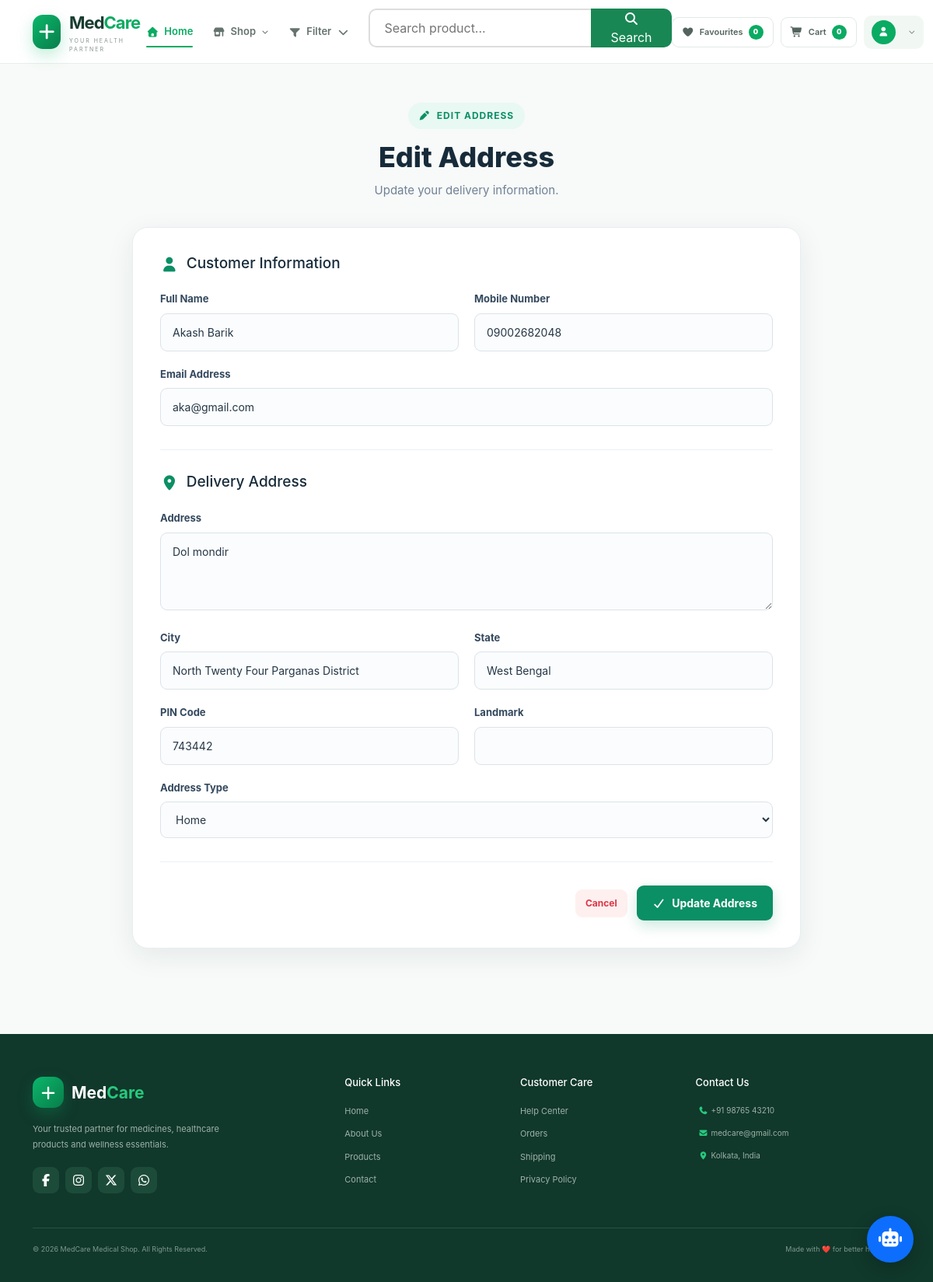
The app's page /edit-address/1/ (signed in) with its own data.
### medical_app/models.py (models this page shows, shortened)
class Medical_Address(models.Model):
    user = models.ForeignKey(User, on_delete=models.CASCADE)
    name = models.CharField(max_length=100)
    mobile = models.CharField(max_length=15)
    email = models.EmailField()
    address = models.TextField()
    city = models.CharField(max_length=100)
    state = models.CharField(max_length=100)
    pincode = models.CharField(max_length=10)
    landmark = models.CharField(max_length=100)
    address_type = models.CharField(max_length=100)
    is_default = models.BooleanField(default=False)
    created_at = models.DateTimeField(auto_now_add=True)

### medical_app/views.py (the view, shortened to what this page needs)
# urls.py: path('edit-address/<int:address_id>/', edit_address, name='edit_address'),
def edit_address(request, address_id):
    address = get_object_or_404(
        Medical_Address,
        id=address_id,
        user=request.user
    )
    context = {
        'address': address
    }
    return render(request,"edit_address.html",context)

### medical_app/templatetags/helper.py (called while the page is built)
@register.simple_tag
def get_favourites_count(userid):
    user = User.objects.filter(id=userid).first()
    favourites_count = Medical_Favourite.objects.filter(user=user).count()
    return favourites_count

@register.simple_tag
def get_cart_count(userid):
    user = User.objects.filter(id=userid).first()
    carts_count = Medical_Cart.objects.filter(user=user).count()
    return carts_count

### medical_app/templates/edit_address.html (shortened to what this page needs)
{% extends "app.html" %}
{% block content %}
<div class="address-form-page">
<div class="form-header">
    <span class="address-badge">
        <i class="fa-solid fa-pen"></i>
        EDIT ADDRESS
    </span>
    <h1>Edit Address</h1>
    <p>Update your delivery information.</p>
</div>
<form method="POST" class="address-form">
    <div class="form-section">
        <h2>
            <i class="fa-solid fa-user"></i>
            Customer Information
        </h2>
        <div class="form-row">
            <div class="form-group">
                <label>Full Name</label>
                <input type="text"
                       name="name"
                       value="{{ address.name }}"
                       required>
            </div>
            <div class="form-group">
                <label>Mobile Number</label>
                <input type="tel"
                       name="mobile"
                       value="{{ address.mobile }}"
                       required>
            </div>
        </div>
        <div class="form-group">
            <label>Email Address</label>
            <input type="email"
                   name="email"
                   value="{{ address.email }}"
                   required>
        </div>
    </div>
    <div class="form-section">
        <h2>
            <i class="fa-solid fa-location-dot"></i>
            Delivery Address
        </h2>
        <div class="form-group">
            <label>Address</label>
            <textarea name="address"
                      rows="3"
                      required>{{ address.address }}</textarea>
        </div>
        <div class="form-row">
            <div class="form-group">
                <label>City</label>
                <input type="text"
                       name="city"
                       value="{{ address.city }}"
                       required>
            </div>
            <div class="form-group">
                <label>State</label>
                <input type="text"
                       name="state"
                       value="{{ address.state }}"
                       required>
            </div>
        </div>
        <div class="form-row">
            <div class="form-group">
                <label>PIN Code</label>
                <input type="text"
                       name="pincode"
                       value="{{ address.pincode }}"
                       required>
            </div>
            <div class="form-group">
                <label>Landmark</label>
                <input type="text"
                       name="landmark"
                       value="{{ address.landmark }}">
            </div>
        </div>
        <div class="form-group">
            <label>Address Type</label>
            <select name="address_type" required>
                <option value="Home"
                    {% if address.address_type == "Home" %}selected{% endif %}>
                    Home
                </option>
            </select>
        </div>
    </div>
    <div class="form-actions">
        <a href="{% url 'manage_address' %}"
           class="cancel-btn">
            Cancel
        </a>
        <button type="submit" class="save-address-btn">
            <i class="fa-solid fa-check"></i>
            Update Address
        </button>
    </div>
</form>
</div>
{% endblock content %}

### medical_app/templates/app.html (shortened to what this page needs)
{% load static %}
{% load helper %}
<!DOCTYPE html>
<html lang="en">
    <head>
        <link rel="stylesheet"
            href="https://cdn.jsdelivr.net/npm/bootstrap-icons@1.5.0/font/bootstrap-icons.css">
        <link rel="stylesheet"
            href="https://cdnjs.cloudflare.com/ajax/libs/font-awesome/7.3.1/css/all.min.css"
>
        <link
            href="https://cdn.jsdelivr.net/npm/bootstrap@5.2.3/dist/css/bootstrap.min.css"
            rel="stylesheet">
        <link href="{% static 'css/styles.css' %}" rel="stylesheet">
        <link href="{% static 'css/contact.css' %}" rel="stylesheet">
        <link href="{% static 'css/about.css' %}" rel="stylesheet">
        <link href="{% static 'css/address.css' %}" rel="stylesheet">
        <link href="{% static 'css/order_success.css' %}" rel="stylesheet">
        <link href="{% static 'css/orders.css' %}" rel="stylesheet">
        <link href="{% static 'css/change_password.css' %}" rel="stylesheet">
        <link href="{% static 'css/razorpay_checkout.css' %}" rel="stylesheet">
        <link href="{% static 'css/bill.css' %}" rel="stylesheet">
    </head>
<body>
<nav class="premium-navbar">
    <div class="container">
        <div class="navbar-inner">
            <a class="brand"
               href="{% url 'home' %}">
                <div class="brand-icon">
                    <i class="fa-solid fa-plus"></i>
                </div>
                <div class="brand-text">
                    <strong>Med<span>Care</span></strong>
                    <small>YOUR HEALTH PARTNER</small>
                </div>
            </a>
            <div class="main-menu">
                <a href="{% url 'home' %}" class="menu-link active">
                   <i class="fa-solid fa-house"></i>Home</a>
                <div class="shop-dropdown">
                    <a href="#" class="menu-link">
                        <i class="fa-solid fa-shop"></i>Shop<i class="fa-solid fa-chevron-down arrow"></i>
                    </a>
                </div>
                <div class="filter-menu">
                    <a href="#" class="menu-link">
                        <i class="fa-solid fa-filter"></i>
                        Filter
                        <i class="fa-solid fa-chevron-down"></i>
                    </a>
                </div>
                <form method="GET" action="">
                    <div class="product-search">
                        <input type="text" name="search" value="{{ search }}" placeholder="Search product...">
                        <button type="submit">
                            <i class="fa-solid fa-magnifying-glass"></i>
                            Search
                        </button>
                    </div>
                </form>
            </div>
            <div class="navbar-actions">
                {% if user.is_authenticated %}
                    <a class="action-btn"
                       href="{% url 'favourites' %}">
                        <i class="fa-solid fa-heart"></i>
                        <span>Favourites</span>
                        <b>{% get_favourites_count user.id %}</b>
                    </a>
                    <a class="action-btn" href="{% url 'cart' %}">
                        <i class="fa-solid fa-cart-shopping"></i>
                        <span>Cart</span>
                        <b>{% get_cart_count user.id %}</b>
                    </a>
                    <div class="user-dropdown">
                        <button class="user-btn">
                            <div class="user-avatar">
                                <i class="fa-solid fa-user"></i>
                            </div>
                            <i class="fa-solid fa-chevron-down"></i>
                        </button>
                    </div>
                {% endif %}
            </div>
        </div>
    </div>
</nav>
<main>
    {% block content %}
    {% endblock content %}
</main>
<button id="aiChatButton" class="ai-chat-button" type="button">
    <i class="fa-solid fa-robot"></i>
</button>
<footer class="premium-footer">
    <div class="container">
        <div class="footer-grid">
            <div class="footer-about">
                <a href="{% url 'home' %}" class="footer-brand">
                    <div class="brand-icon">
                        <i class="fa-solid fa-plus"></i>
                    </div>
                    <strong>Med<span>Care</span></strong>
                </a>
                <p> Your trusted partner for medicines, healthcare products and wellness essentials.</p>
                <div class="social-links">
                    <a href="#">
                        <i class="fa-brands fa-facebook-f"></i>
                    </a>
                    <a href="#">
                        <i class="fa-brands fa-instagram"></i>
                    </a>
                    <a href="#">
                        <i class="fa-brands fa-x-twitter"></i>
                    </a>
                    <a href="#">
                        <i class="fa-brands fa-whatsapp"></i>
                    </a>
                </div>
            </div>
            <div class="footer-column">
                <h4>Quick Links</h4>
                <a href="{% url 'home' %}">
                    Home
                </a>
                <a href="#about">
                    About Us
                </a>
                <a href="#">
                    Products
                </a>
                <a href="{% url "contact" %}">
                    Contact
                </a>
            </div>
            <div class="footer-column">
                <h4>Customer Care</h4>
                <a href="#">Help Center</a>
                <a href="#">Orders</a>
                <a href="#">Shipping</a>
                <a href="#">Privacy Policy</a>
            </div>
            <div class="footer-column">
                <h4>Contact Us</h4>
                <p><i class="fa-solid fa-phone"></i>+91 98765 43210</p>
                <p><i class="fa-solid fa-envelope"></i>medcare@gmail.com</p>
                <p><i class="fa-solid fa-location-dot"></i>Kolkata, India</p>
            </div>
        </div>
        <div class="footer-bottom">
            <p>© 2026 MedCare Medical Shop. All Rights Reserved.</p>
            <p>Made with ❤️ for better healthcare</p>
        </div>
    </div>
</footer>
</body>
</html>

### medical_app/static/css/contact.css (style rules this page uses)
.form-group { margin-bottom: 20px; }
.form-group label { display: block; margin-bottom: 8px; font-size: 15px; font-weight: 600; color: #344054; }
.form-group input, .form-group textarea { width: 100%; box-sizing: border-box; padding: 14px 16px; border: 1px solid #d0d5dd; border-radius: 10px; background: #ffffff; font-size: 15px; color: #344054; outline: none; transition: 0.3s; }
.form-group input::placeholder, .form-group textarea::placeholder { color: #98a2b3; }
.form-group textarea { resize: vertical; }
.product-search { width: 100%; max-width: 650px; margin: 25px auto 35px; display: flex; }
.product-search input { flex: 1; height: 50px; padding: 0 18px; border: 2px solid #ddd; border-right: none; border-radius: 10px 0 0 10px; outline: none; font-size: 16px; }
.product-search button { height: 50px; padding: 0 25px; border: none; border-radius: 0 10px 10px 0; background: #198754; color: white; font-size: 16px; cursor: pointer; }

### medical_app/static/css/address.css (style rules this page uses)
.address-page, .address-form-page { max-width: 1200px; margin: 50px auto; padding: 0 20px 60px; }
.address-header, .form-header { margin-bottom: 35px; }
.address-badge { display: inline-flex; align-items: center; gap: 8px; padding: 8px 14px; border-radius: 30px; background: #e8f8f2; color: #0b8f65; font-size: 12px; font-weight: 700; letter-spacing: 1px; margin-bottom: 12px; }
.address-header h1, .form-header h1 { margin: 0; font-size: 36px; font-weight: 800; color: #172b3a; }
.address-header p, .form-header p { margin-top: 10px; color: #718096; font-size: 15px; }
.address-form-page { max-width: 900px; }
.form-header { text-align: center; }
.form-header .address-badge { margin-bottom: 15px; }
.address-form { background: #fff; border: 1px solid #e8edf2; border-radius: 20px; padding: 35px; box-shadow: 0 10px 35px rgba(23, 43, 58, 0.08); }
.form-section { padding-bottom: 30px; margin-bottom: 30px; border-bottom: 1px solid #edf1f4; }
.form-section h2 { display: flex; align-items: center; gap: 10px; margin: 0 0 25px; color: #172b3a; font-size: 19px; }
.form-section h2 i { color: #0b8f65; }
.form-row { display: grid; grid-template-columns: repeat(2, 1fr); gap: 20px; }
.form-group { margin-bottom: 20px; }
.form-group:last-child { margin-bottom: 0; }
.form-group label { display: block; margin-bottom: 8px; color: #34495e; font-size: 13px; font-weight: 700; }
.form-group input, .form-group textarea, .form-group select { width: 100%; box-sizing: border-box; padding: 13px 15px; border: 1px solid #dce3e8; border-radius: 9px; background: #fafcfd; color: #263746; font-size: 14px; font-family: inherit; outline: none; transition: 0.25s ease; }
.form-group input::placeholder, .form-group textarea::placeholder { color: #a5b0b9; }
.form-group textarea { resize: vertical; min-height: 100px; }
.form-actions { display: flex; justify-content: flex-end; align-items: center; gap: 12px; margin-top: 30px; }
.cancel-btn, .save-address-btn { display: inline-flex; align-items: center; justify-content: center; gap: 8px; padding: 12px 20px; border-radius: 9px; font-size: 14px; font-weight: 700; text-decoration: none; cursor: pointer; transition: 0.3s ease; }
.cancel-btn { color: #667685; background: #f1f4f6; }
.save-address-btn { border: none; background: #0b8f65; color: #fff; box-shadow: 0 7px 18px rgba(11, 143, 101, 0.20); }

### medical_app/static/css/orders.css (style rules this page uses)
.view-btn, .cancel-btn { display: inline-flex; align-items: center; justify-content: center; gap: 7px; padding: 9px 13px; border-radius: 9px; text-decoration: none; font-size: 12px; font-weight: 700; transition: .25s ease; white-space: nowrap; }
.cancel-btn { background: #fff0f0; color: #dc3545; }

### records on screen
Medical_Address: name "Akash Barik", mobile "09002682048", email "aka@gmail.com", address "Dol mondir", city "North Twenty Four Parganas District", state "West Bengal", pincode "743442", address_type "Home"
